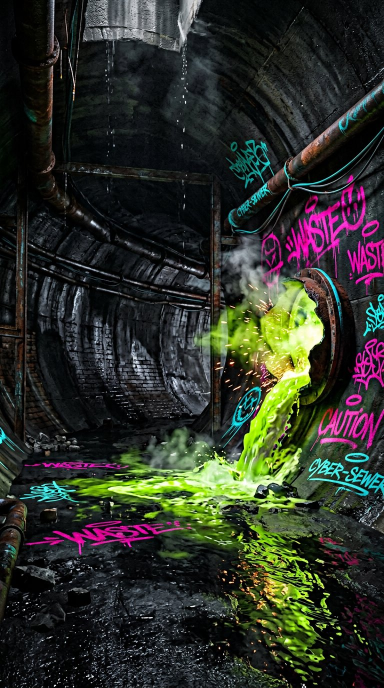
#> input picture art/backgrounds/screen-victory.jpg, 768 x 1376 px, given in place of screen-victory.webp, which was not available (shown at 1/2 size)
$ python mock_seals.py
#> lines starting #> are read from the running program, lines starting #| are printed output that depends on the picture; pictures that were not available may be replaced by others from this repository, and a replacement may not be noted
#!/usr/bin/env python3
"""Макет экрана победы со всеми шестью пломбами.

Зачем: правило выбора пломбы (chooseSeal) проверяется тестами, но «как это
выглядит» тест не покажет. Этот макет собирает экран победыsix раз — по одному
на каждую пломбу — тем же артом и теми же цветами, что использует приложение:
подложка `screens/screen-victory`, карточка цвета Grad.Panel, плашка цвета
Grad.Mint, медальон 104 dp (как в Compose).

Запуск: python3 art/tools/mock_seals.py
Результат: art/preview/seals-victory.jpg
"""
import os
from PIL import Image, ImageDraw, ImageFont

HERE = os.path.dirname(os.path.abspath(__file__))
ART = os.path.dirname(HERE)
REPO = os.path.dirname(ART)
BUILT = os.path.join(REPO, "packages", "lab", "public", "art")
OUT = os.path.join(ART, "preview", "seals-victory.jpg")

# Цвета — один в один с Android-темой (ui/Theme.kt) и веб-карточкой (style.css).
PANEL = (0x0D, 0x14, 0x21)
MINT = (0x00, 0xE5, 0xC7)
INK_DARK = (0x04, 0x21, 0x1D)
INK_LIGHT = (0xEA, 0xFF, 0xF9)
GOLD = (0xFF, 0xC2, 0x4B)
STAR_OFF = (0x22, 0x30, 0x3F)
DIM_COLOR = (0x03, 0x05, 0x0A)
DIM = 0.76  # затемнение подложки на экране победы (App.kt)

TITLE = "Квартал дышит светом"

# Пломба → (файл спрайта, подпись, звёзды, за что выдаётся).
SEALS = [
    ("reward-star.png", "ПЛОМБА", 3, "уложился в план"),
    ("reward-rings.png", "ПЛОМБА", 2, "до полутора планов"),
    ("reward-disc.png", "ПЛОМБА", 1, "остальное"),
    ("reward-resin.png", "ПЛОМБА · ЗАДЕЛАНО СМОЛОЙ", 2, "взята подсказка"),
    ("reward-crack.png", "ПЛОМБА · С ТРЕЩИНОЙ", 1, "ходов больше плана ×3"),
    ("reward-magma.png", "ПЛОМБА · ПЛАВЛЕНАЯ", 3, "3 звезды в Плавильне"),
]

CELL_W, CELL_H = 380, 470
COLS = 3
SEAL_SIZE = 104  # dp, как Modifier.size(104.dp) в App.kt


def font(path: str, size: int) -> ImageFont.FreeTypeFont:
    try:
        return ImageFont.truetype(path, size)
    except OSError:
        return ImageFont.load_default()


def load_backdrop() -> Image.Image:
    path = os.path.join(BUILT, "screens", "screen-victory.webp")
    img = Image.open(path).convert("RGB")
#> img is the input picture: PIL image 768x1376 RGB; mean R, G, B 45.4, 48.9, 40.4
    # Кадр экрана — как в приложении: обрезаем по центру (Crop), а не растягиваем.
    scale = max(CELL_W / img.width, CELL_H / img.height)
#> scale = 0.495
    img = img.resize(
        (max(1, int(img.width * scale)), max(1, int(img.height * scale))),
        Image.LANCZOS,
    )
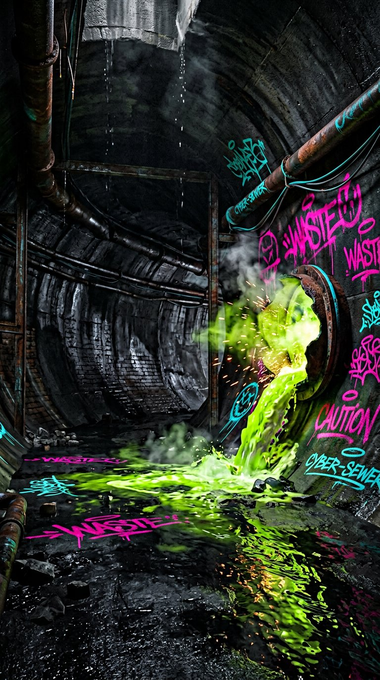
#> img: PIL image 380x680 RGB; mean R, G, B 45.5, 49, 40.5
    left = (img.width - CELL_W) // 2
#> left = 0
    top = (img.height - CELL_H) // 2
#> top = 105
    img = img.crop((left, top, left + CELL_W, top + CELL_H))
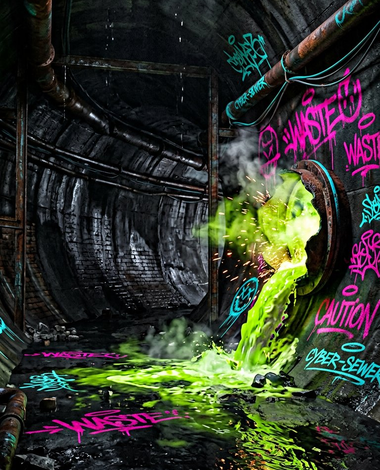
#> img: PIL image 380x470 RGB; mean R, G, B 51.7, 54.9, 44.4
    # Затемнение: подписи на граффити иначе не читаются.
    veil = Image.new("RGB", img.size, DIM_COLOR)
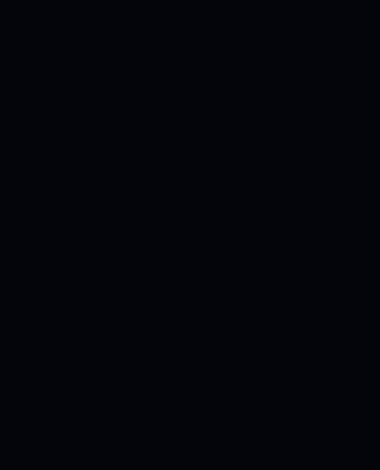
#> veil: PIL image 380x470 RGB; mean R, G, B 3, 5, 10
    return Image.blend(img, veil, DIM)
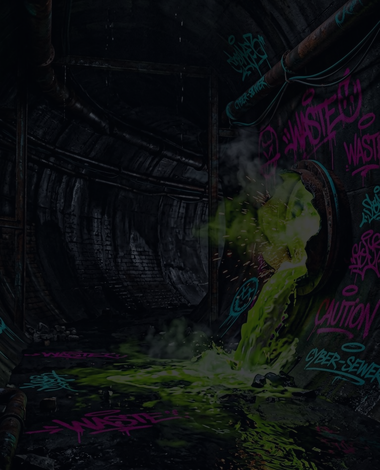
#> returned value: PIL image 380x470 RGB; mean R, G, B 14.2, 16.5, 17.8


def card(backdrop: Image.Image, sprite: str, label: str, stars: int) -> Image.Image:
    tile = Image.new("RGB", (CELL_W, CELL_H), (0, 0, 0))
    tile.paste(backdrop, (0, 0))
    draw = ImageDraw.Draw(tile)

    # Карточка по ширине содержимого — как Column с padding 22 dp в App.kt.
    pad = 22
    seal = Image.open(os.path.join(ART, "tiles", sprite)).convert("RGBA")
    seal = seal.resize((SEAL_SIZE, SEAL_SIZE), Image.LANCZOS)

    f_label = font("/usr/share/fonts/truetype/dejavu/DejaVuSans-Bold.ttf", 11)
    f_title = font("/usr/share/fonts/truetype/dejavu/DejaVuSans-Bold.ttf", 17)
    f_star = font("/usr/share/fonts/truetype/dejavu/DejaVuSans.ttf", 30)
    f_note = font("/usr/share/fonts/truetype/dejavu/DejaVuSans.ttf", 12)

    lbox = draw.textbbox((0, 0), label, font=f_label)
    tbox = draw.textbbox((0, 0), TITLE, font=f_title)
    star_text = "★" * stars + "☆" * (3 - stars)
    sbox = draw.textbbox((0, 0), star_text, font=f_star)

    content_w = max(lbox[2] + 24, tbox[2], SEAL_SIZE, sbox[2])
    card_w = content_w + pad * 2
    card_h = (
        pad + (lbox[3] + 8) + 12 + tbox[3] + 10 + SEAL_SIZE + 6 + sbox[3] + pad
    )
    left = (CELL_W - card_w) // 2
    top = (CELL_H - card_h) // 2
    draw.rounded_rectangle(
        [left, top, left + card_w, top + card_h], radius=18, fill=PANEL
    )

    cx = left + card_w // 2
    y = top + pad

    # Плашка с названием пломбы (mint, скруглённая, текст тёмный).
    pill_w, pill_h = lbox[2] + 24, lbox[3] + 8
    draw.rounded_rectangle(
        [cx - pill_w / 2, y, cx + pill_w / 2, y + pill_h],
        radius=pill_h / 2,
        fill=MINT,
    )
    draw.text((cx - lbox[2] / 2, y + 4 - lbox[1]), label, font=f_label, fill=INK_DARK)
    y += pill_h + 12

    draw.text((cx - tbox[2] / 2, y - tbox[1]), TITLE, font=f_title, fill=INK_LIGHT)
    y += tbox[3] + 10

    tile.paste(seal, (int(cx - SEAL_SIZE / 2), y), seal)
    y += SEAL_SIZE + 6

    draw.text((cx - sbox[2] / 2, y - sbox[1]), star_text, font=f_star, fill=GOLD)
    return tile


def main() -> None:
    backdrop = load_backdrop()
    rows = (len(SEALS) + COLS - 1) // COLS
    sheet = Image.new("RGB", (CELL_W * COLS, CELL_H * rows), (0x06, 0x08, 0x0E))
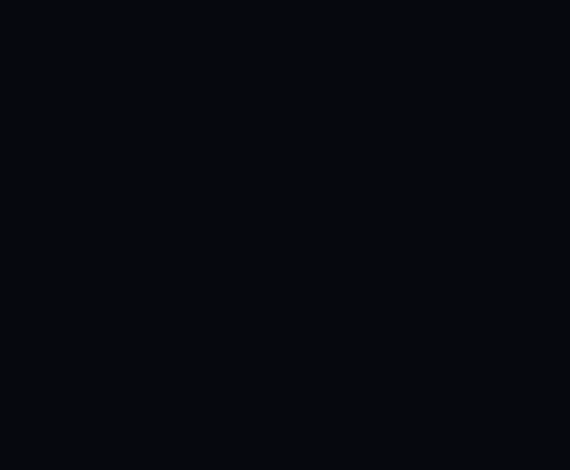
#> sheet: PIL image 1140x940 RGB (shown at 1/2 size); mean R, G, B 6, 8, 14
    f_note = font("/usr/share/fonts/truetype/dejavu/DejaVuSans.ttf", 13)

    for i, (sprite, label, stars, note) in enumerate(SEALS):
        tile = card(backdrop, sprite, label, stars)
#> in card, `tile = Image.new("RGB", (CELL_W, CELL_H), (0, 0, 0))`: tile: PIL image 380x470 RGB; every value is 0
        x, y = (i % COLS) * CELL_W, (i // COLS) * CELL_H
        sheet.paste(tile, (x, y))
        # Подпись под экраном: за что именно эта пломба.
        draw = ImageDraw.Draw(sheet)
        box = draw.textbbox((0, 0), note, font=f_note)
        draw.text((x + (CELL_W - box[2]) / 2, y + CELL_H - 24), note, font=f_note, fill=(0x9F, 0xB3, 0xC8))

    os.makedirs(os.path.dirname(OUT), exist_ok=True)
    # JPEG: лист для просмотра человеком, а не ассет — 200 КБ вместо 490 КБ.
    sheet.save(OUT, "JPEG", quality=88, optimize=True)
    print(f"макет: {os.path.relpath(OUT, REPO)} ({sheet.width}×{sheet.height})")


if __name__ == "__main__":
#> (the run stopped early here; a loop or call above may not have finished)

$ run again, with art/preview/hardware.jpg copied over art/backgrounds/screen-victory.jpg
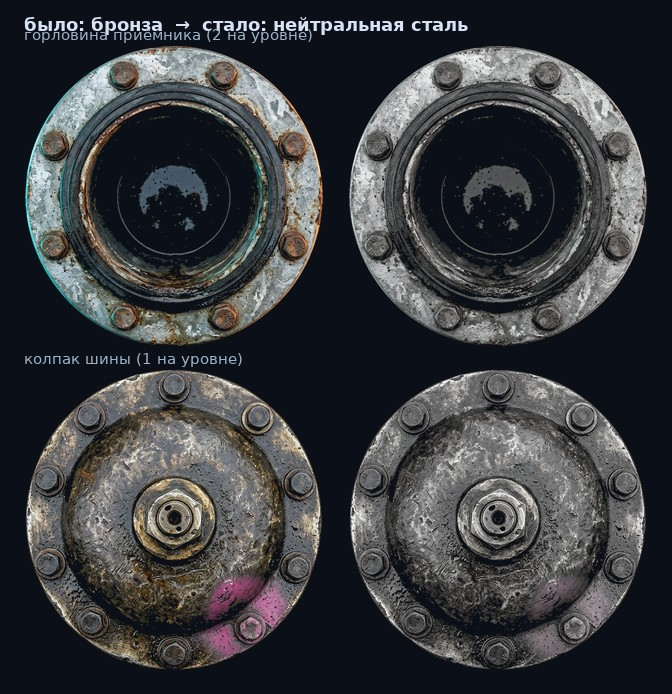
#> input picture art/preview/hardware.jpg, 672 x 694 px, given in place of screen-victory.webp, which was not available
#> in load_backdrop, img is the input picture: PIL image 672x694 RGB; mean R, G, B 58.4, 60.2, 63.5
#> in load_backdrop, `img = img.crop((left, top, left + CELL_W, top + CELL_H))`:
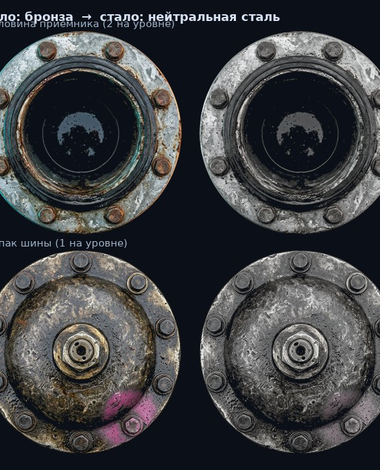
#> img: PIL image 380x470 RGB; mean R, G, B 63.4, 64.6, 67.2
#> in load_backdrop, `return Image.blend(img, veil, DIM)`:
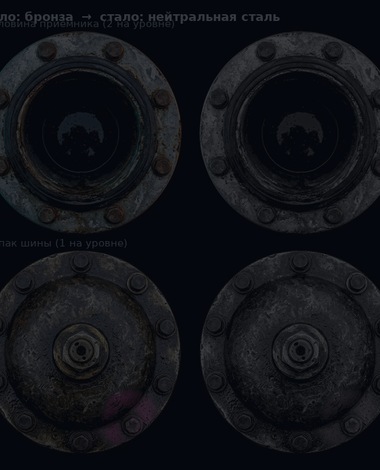
#> returned value: PIL image 380x470 RGB; mean R, G, B 16.9, 18.8, 23.3
#> tile: PIL image 380x470 RGB; every value is 0

$ run again, with art/preview/index.jpg copied over art/backgrounds/screen-victory.jpg
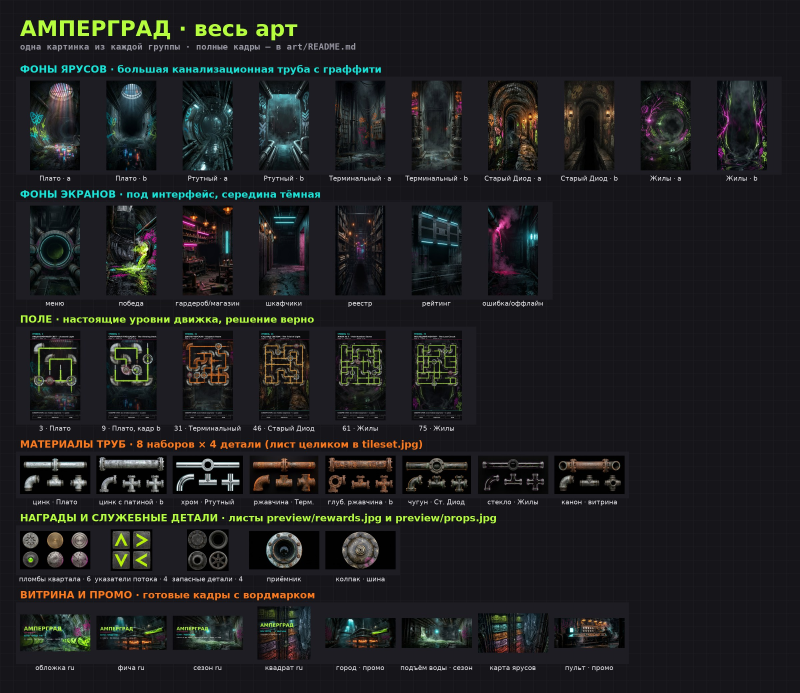
#> input picture art/preview/index.jpg, 2400 x 2077 px, given in place of screen-victory.webp, which was not available (shown at 1/3 size)
#> in load_backdrop, img is the input picture: PIL image 2400x2077 RGB; mean R, G, B 31.4, 32.1, 33.3
#> in load_backdrop, `img = img.crop((left, top, left + CELL_W, top + CELL_H))`:
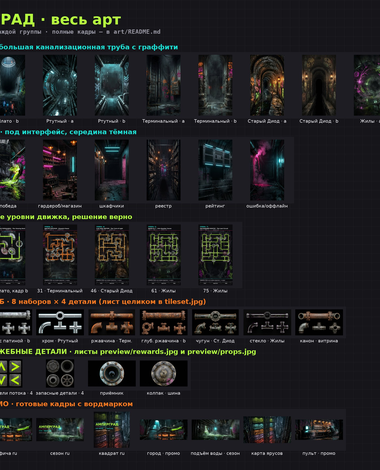
#> img: PIL image 380x470 RGB; mean R, G, B 32.2, 32.7, 33.8
#> in load_backdrop, `return Image.blend(img, veil, DIM)`:
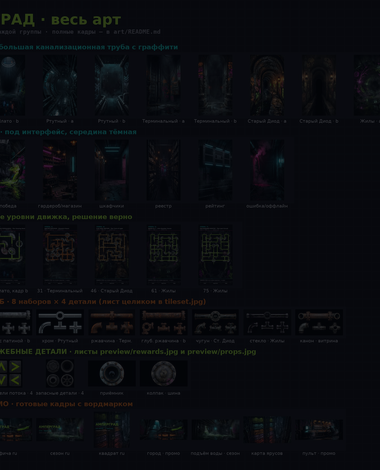
#> returned value: PIL image 380x470 RGB; mean R, G, B 9.5, 11.1, 15.2
#> tile: PIL image 380x470 RGB; every value is 0
